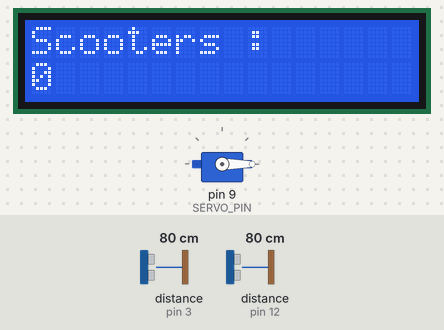
Bench run of a sketch on a simulated Arduino Uno, built with avr-gcc and run on an emulated ATmega328P. Parts: servo, 16×2 character LCD. Wiring (inferred from the names in the program): 2 × ultrasonic range finder: trigger pin 2, echo pin 3 / trigger pin 11, echo pin 12. The inputs (shaded band) are chosen by the test bench; at power-on: distance to the obstacle (sensors on pin 12, pin 3) 80 cm. The echo pulse lasts 58.3 µs per cm.

Above: at 1.2 s.
1.3 s: distance to the obstacle (sensor on pin 12) set to 12 cm
2.8 s: distance to the obstacle (sensor on pin 12) set to 9 cm
At 3.9 s:
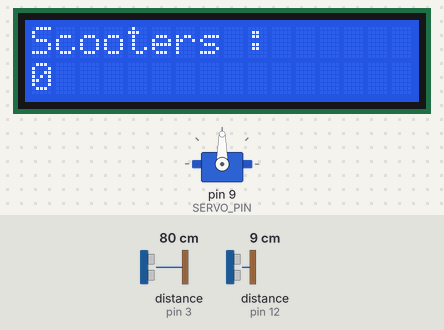
5.8 s: distance to the obstacle (sensor on pin 12) set to 18 cm
8.1 s: distance to the obstacle (sensor on pin 3) set to 12 cm
9.6 s: distance to the obstacle (sensor on pin 3) set to 9 cm
At 11.3 s:
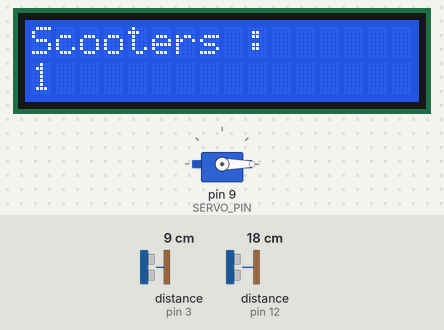
12.6 s: distance to the obstacle (sensor on pin 12) set to 2 cm
Timing chart, 0 to 16.6 s (numbered marks = the images above; inputs shaded):
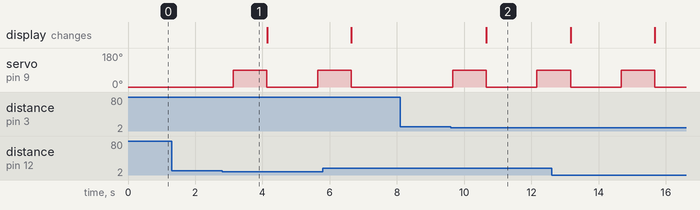

Measured:
- the behaviour switches between 11 and 10 cm on distance to the obstacle (sensor on pin 12) (found by bisection; images 0 and 1)
- after the input at 1.3 s, every drawn part: stays the same
- after the input at 2.8 s, servo on pin 9 (SERVO_PIN): 0° → 90° after 0.33 s, → 0° 1.0 s later, → 90° 1.5 s later
- after the input at 8.1 s, every drawn part: stays the same
- after the input at 9.6 s, servo on pin 9 (SERVO_PIN): 0° → 90° after 0.06 s, → 0° 1.0 s later, → 90° 1.5 s later; the display: changes after 1.1 s (image 2)

The sketch:

CodeArduino.ino
```cpp
#include <Wire.h>
#include <LiquidCrystal_I2C.h>
#include <Servo.h>

// Configuration LCD I2C
LiquidCrystal_I2C lcd(0x27, 16, 2);

// Definition des pins des capteurs ultrasoniques
#define TRIG_IN 11   // Trigger capteur entree
#define ECHO_IN 12   // Echo capteur entree
#define TRIG_OUT 2   // Trigger capteur sortie
#define ECHO_OUT 3   // Echo capteur sortie

// Definition du pin du servomoteur
#define SERVO_PIN 9

// Creation objet servomoteur
Servo barrier;

// Variable compteur de trottinettes
int compteur = 0;

// Constante de detection (en cm)
const int SEUIL_DETECTION = 10;

// Fonction de mesure de distance
long distance(int trig, int echo) {
  // Pulse de nettoyage
  digitalWrite(trig, LOW);
  delayMicroseconds(2);

  // Generation pulse ultrasonique (10us)
  digitalWrite(trig, HIGH);
  delayMicroseconds(10);
  digitalWrite(trig, LOW);

  // Lecture du temps de retour de l'echo
  long duration = pulseIn(echo, HIGH);

  // Calcul de la distance
  // Vitesse du son = 340 m/s = 0.034 cm/us
  // Distance = (temps * vitesse) / 2
  return duration * 0.034 / 2;
}

void setup() {
  // Configuration des pins des capteurs
  pinMode(TRIG_IN, OUTPUT);
  pinMode(ECHO_IN, INPUT);
  pinMode(TRIG_OUT, OUTPUT);
  pinMode(ECHO_OUT, INPUT);

  // Initialisation du servomoteur
  barrier.attach(SERVO_PIN);
  barrier.write(0); // Position fermee

  // Initialisation de l'ecran LCD
  lcd.init();
  lcd.backlight();

  // Affichage initial
  lcd.setCursor(0, 0);
  lcd.print("Scooters :");
  lcd.setCursor(0, 1);
  lcd.print("0");
}

void loop() {
  // Mesure des distances
  long dIn = distance(TRIG_IN, ECHO_IN);
  long dOut = distance(TRIG_OUT, ECHO_OUT);

  // Detection entree
  if (dIn < SEUIL_DETECTION) {
    compteur++;

    // Ouverture barriere
    barrier.write(90);

    // Temporisation pour passage (1 seconde)
    delay(1000);

    // Fermeture barriere
    barrier.write(0);

    // Mise a jour affichage LCD
    lcd.setCursor(0, 1);
    lcd.print("  "); // Efface anciens chiffres
    lcd.setCursor(0, 1);
    lcd.print(compteur);

    // Attente pour eviter double detection
    delay(1000);
  }

  // Detection sortie (avec verification compteur > 0)
  if (dOut < SEUIL_DETECTION && compteur > 0) {
    compteur--;

    // Ouverture barriere
    barrier.write(90);

    // Temporisation pour passage
    delay(1000);

    // Fermeture barriere
    barrier.write(0);

    // Mise a jour affichage LCD
    lcd.setCursor(0, 1);
    lcd.print("  "); // Efface anciens chiffres
    lcd.setCursor(0, 1);
    lcd.print(compteur);

    // Attente pour eviter double detection
    delay(1000);
  }

  // Delai avant prochaine lecture
  delay(500);
}
```
